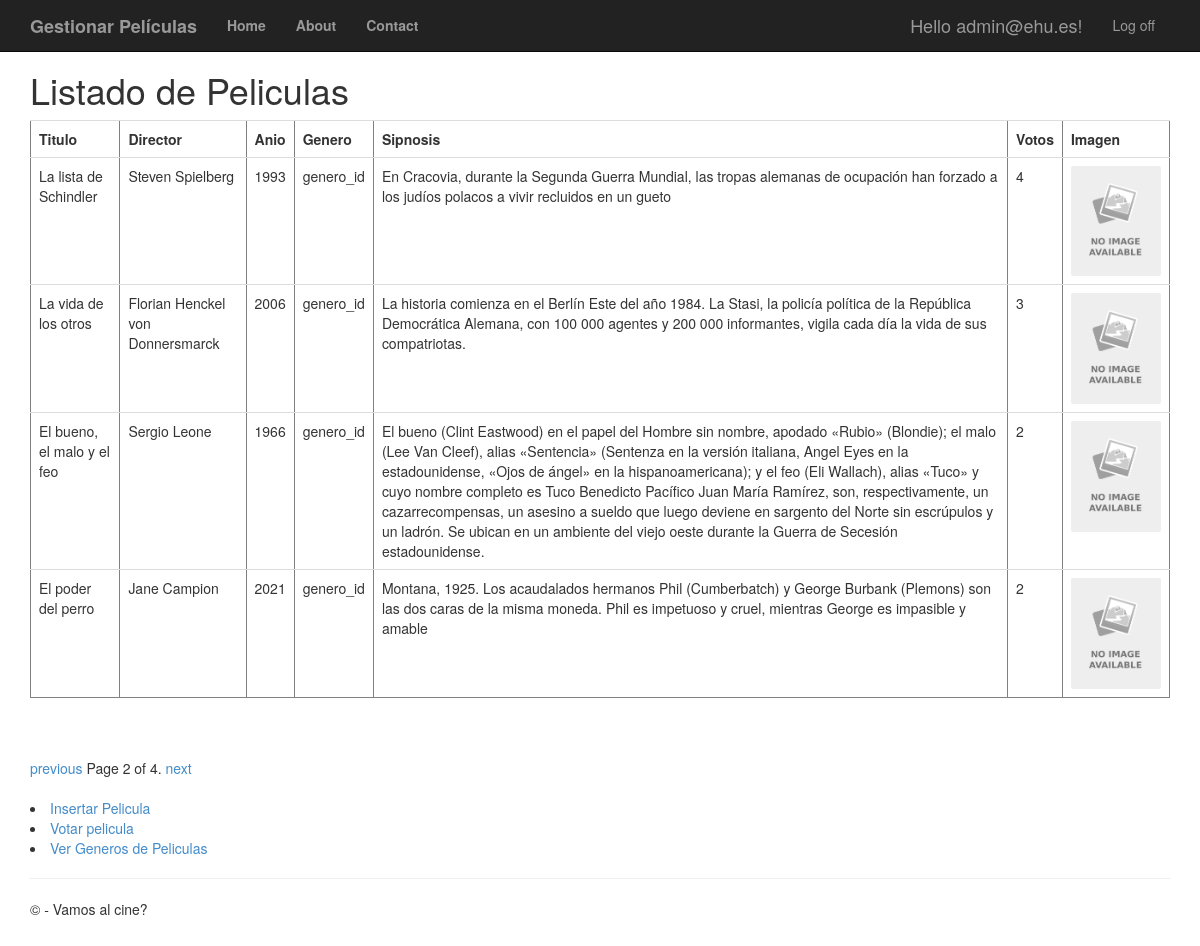
Page /peliculas/?page=2 (signed in) on the earlier database version.
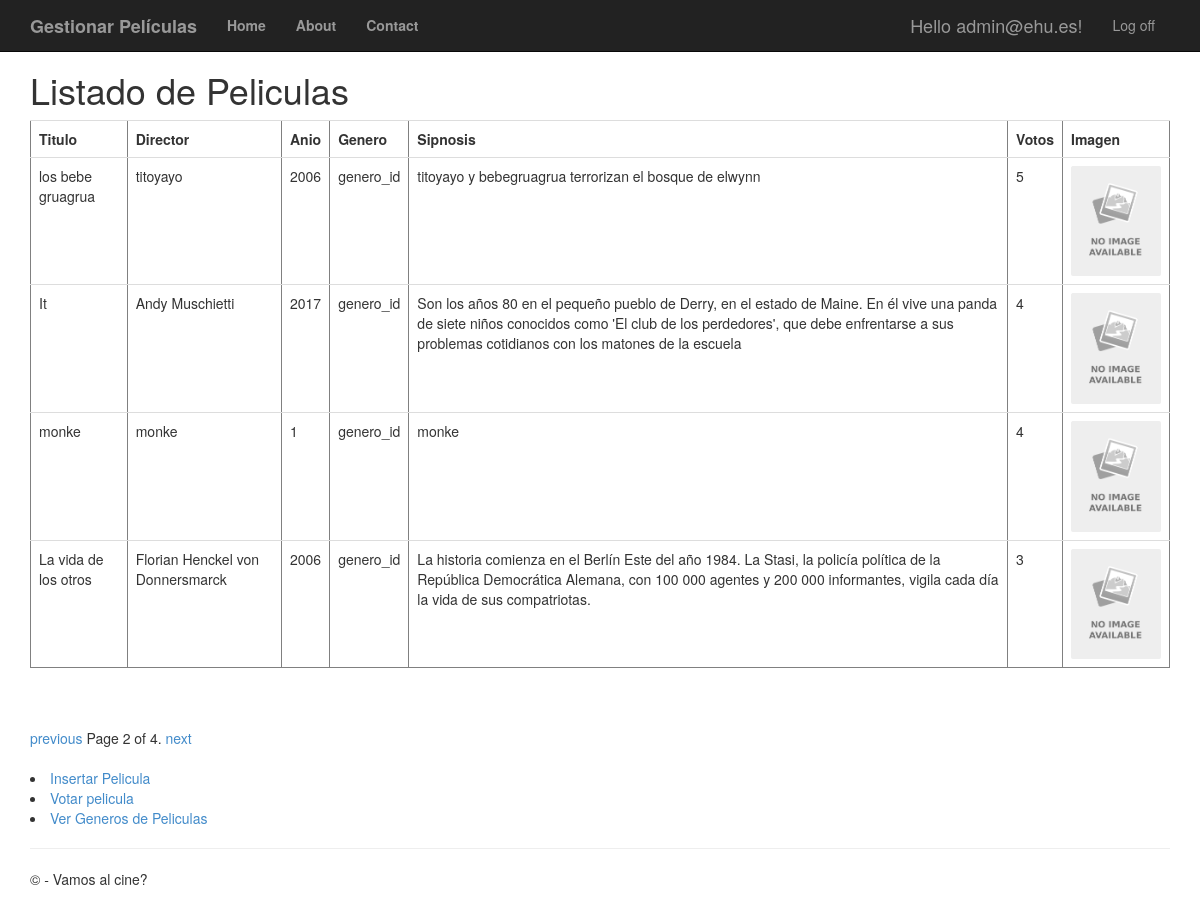
Same page on the later database version.
### app/models.py (models this page shows, shortened)
class Pelicula(models.Model):
	titulo = models.CharField(max_length=100)
	direccion = models.CharField(max_length=60)
	anio = models.IntegerField(validators=[MaxValueValidator(99999999999)])
	genero = models.CharField(max_length=60)
	sinopsis = models.CharField(max_length=700)
	votos = models.IntegerField(validators=[MaxValueValidator(99999999999)])
	imagen = models.ImageField(upload_to = "images/", blank=True, null=True)

### app/views.py (the view)
# urls.py: path('peliculas/', views.peliculas, name='peliculas'),
def peliculas(request):
	if not request.user.is_authenticated:
		return HttpResponseRedirect('/login')
	else:
		film_lista = Pelicula.objects.all().order_by('-votos')
		paginator = Paginator(film_lista, 4) #Se indica que se mostraran 4 peliculas por pagina
		page = request.GET.get('page')
		try:
			pelis = paginator.page(page)
		except PageNotAnInteger:
			pelis = paginator.page(1)
		except EmptyPage:
			pelis = paginator.page(paginator.num_pages)
		return render(request, 'app/peliculas.html', {'pelis': pelis})

### app/templates/app/peliculas.html
{% extends "app/layout.html"%}
{% block content %}
<h1>Listado de Peliculas</h1>
<table border='1' class="table">
	<tr><td><b>Titulo</b></td><td><b>Director</b></td><td><b>Anio</b></td><td><b>Genero</b></td><td><b>Sipnosis</b></td><td><b>Votos</b></td><td><b>Imagen</b></td></tr>
	{% for filma in pelis %}
	<tr>
		<td>{{ filma.titulo }}</td>
		<td>{{ filma.direccion }}</td>
		<td>{{ filma.anio }}</td>
		<td>{{ filma.genero }}</td>
		<td>{{ filma.sinopsis }}</td>
		<td>{{ filma.votos }}</td>
		<td><img src="{{ filma.imagen.url }}" width="90"/></td>
	</tr>
	{% endfor %}
</table>
<br />
{% if pelis.has_other_pages %}
<div class="pagination">
	<span class="step-links">
		{% if pelis.has_previous %}
		<a href="?page={{ pelis.previous_page_number }}">previous</a>
		{% endif %}
		<span class="current">
			Page {{ pelis.number }} of {{ pelis.paginator.num_pages }}.
		</span>
		{% if pelis.has_next %}
		<a href="?page={{ pelis.next_page_number }}">next</a>
		{% endif %}
	</span>
</div>
<br />
{% endif %}
{% if request.user.is_superuser %}
<li><a href="{% url 'new_pelicula' %}">Insertar Pelicula</a></li>
{% endif %}
<li><a href="{% url 'voto' %}">Votar pelicula</a></li>
<li><a href="{% url 'generos' %}">Ver Generos de Peliculas</a></li>
{% endblock %}

Differences in the rows shown:
no longer on this page (row edited): Pelicula: titulo "La lista de Schindler", direccion "Steven Spielberg", anio "1993", genero "genero_id", sinopsis "En Cracovia, durante la Segunda Guerra Mundial, las tropas alemanas de ocupación han forzado a los judíos polacos a vivir recluidos en un gueto", votos "4", imagen (placeholder picture)
no longer on this page (row unchanged): Pelicula: titulo "El bueno, el malo y el feo", direccion "Sergio Leone", anio "1966", genero "genero_id", sinopsis "El bueno (Clint Eastwood) en el papel del Hombre sin nombre, apodado «Rubio» (Blondie); el malo (Lee Van Cleef), alias «Sentencia» (Sentenza en la versión italiana, Angel Eyes en la estadounidense, «Ojos de ángel» en la hispanoamericana); y el feo (Eli Wallach), alias «Tuco» y cuyo nombre completo es Tuco Benedicto Pacífico Juan María Ramírez, son, respectivamente, un cazarrecompensas, un asesino a sueldo que luego deviene en sargento del Norte sin escrúpulos y un ladrón. Se ubican en un ambiente del viejo oeste durante la Guerra de Secesión estadounidense.", votos "2", imagen (placeholder picture)
no longer on this page (row unchanged): Pelicula: titulo "El poder del perro", direccion "Jane Campion", anio "2021", genero "genero_id", sinopsis "Montana, 1925. Los acaudalados hermanos Phil (Cumberbatch) y George Burbank (Plemons) son las dos caras de la misma moneda. Phil es impetuoso y cruel, mientras George es impasible y amable", votos "2", imagen (placeholder picture)
now on this page (row unchanged): Pelicula: titulo "los bebe gruagrua", direccion "titoyayo", anio "2006", genero "genero_id", sinopsis "titoyayo y bebegruagrua terrorizan el bosque de elwynn", votos "5", imagen (placeholder picture)
now on this page (row edited): Pelicula: titulo "It", direccion "Andy Muschietti", anio "2017", genero "genero_id", sinopsis "Son los años 80 en el pequeño pueblo de Derry, en el estado de Maine. En él vive una panda de siete niños conocidos como 'El club de los perdedores', que debe enfrentarse a sus problemas cotidianos con los matones de la escuela", votos "4", imagen (placeholder picture)
now on this page (row edited): Pelicula: titulo "monke", direccion "monke", anio "1", genero "genero_id", sinopsis "monke", votos "4", imagen (placeholder picture)
